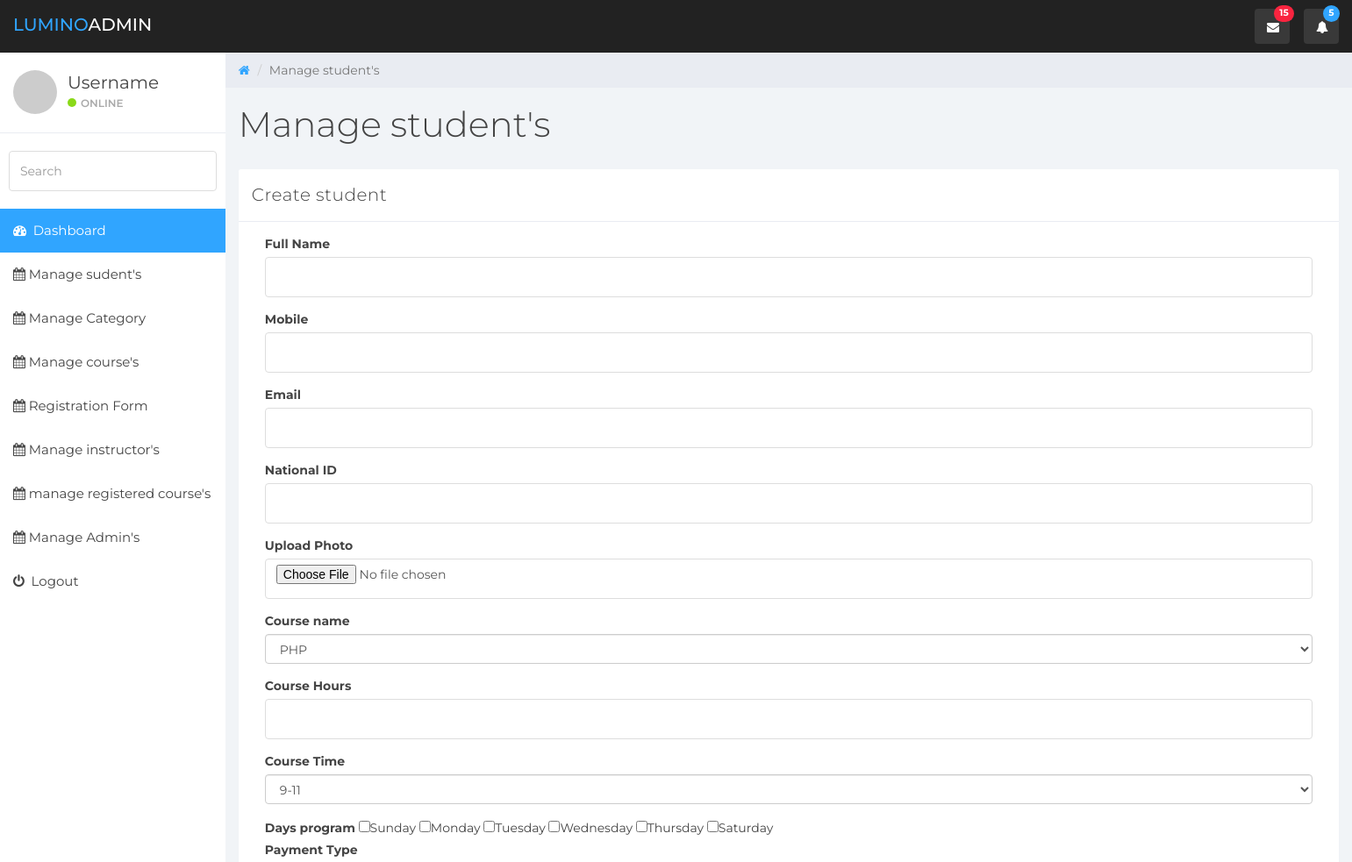
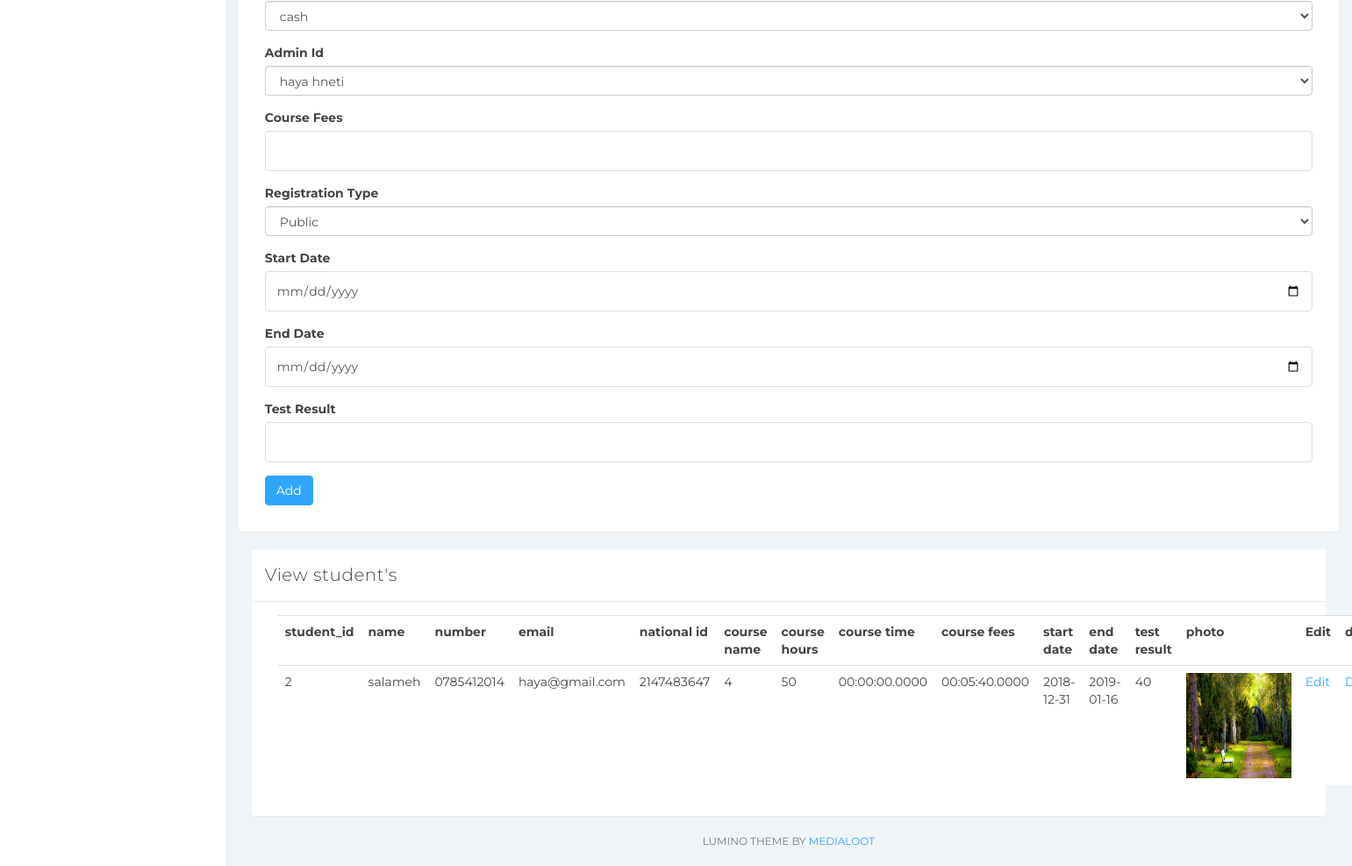
The page /admin/student.php (signed in) on the database its author committed (2 pictures, top to bottom).
### tables this page shows
CREATE TABLE `reg_student` (
  `student_id` int(50) NOT NULL,
  `student_name` varchar(30) NOT NULL,
  `phone` varchar(50) NOT NULL,
  `Email` varchar(50) NOT NULL,
  `national_id` int(20) NOT NULL,
  `photo` varchar(50) NOT NULL,
  `course_name` varchar(20) NOT NULL,
  `course_hours` varchar(20) NOT NULL,
  `course_time` time(4) NOT NULL,
  `course_fees` time(4) NOT NULL,
  `start_date` date NOT NULL,
  `end_date` date NOT NULL,
  `test_result` varchar(30) NOT NULL,
  `admin_id` int(3) NOT NULL
);

### admin/student.php (the view, shortened to what this page needs)
<?php
include_once '../includes/admin_header.php';
include_once '../includes/db_connection.php';
?>
<div class="col-sm-9 col-sm-offset-3 col-lg-10 col-lg-offset-2 main">
    <div class="row">
        <ol class="breadcrumb">
            <li><a href="#">
                    <em class="fa fa-home"></em>
                </a></li>
            <li class="active">Manage student's</li>
        </ol>
    </div>
    <div class="row">
        <div class="col-lg-12">
            <h1 class="page-header">Manage student's</h1>
        </div>
    </div>
    <div class="row">
        <div class="col-lg-12">
            <div class="panel panel-default">
                <div class="panel-heading">Create student</div>
                <div class="panel-body">
                    <div class="col-md-12">
                        <form action="" method="post" enctype="multipart/form-data"  role="form">
                            <div class="form-group">
                                <label>Full Name</label>
                                <input class="form-control" placeholder="" type="text" name="name">
                            </div>
                            <div class="form-group">
                                <label>Mobile</label>
                                <input type="text" class="form-control" name="number">
                            </div>
                            <div class="form-group">
                                <label>Email</label>
                                <input class="form-control" placeholder="" type="text" name="email">
                            </div>
                            <div class="form-group">
                                <label>National ID</label>
                                <input class="form-control" placeholder="" type="text" name="national_id">
                            </div>
                            <div class="form-group">
                                <label>Upload Photo</label>
                                <input class="form-control" placeholder="" type="file" name="photo">
                            </div>
                            <div class="form-group">
                                <label>Course name</label>
                                <select class="form-control" name="course_name">
                                    <?php
                                    $query = "select * from course";
                                    $result = mysqli_query($link, $query);
                                    while ($row = mysqli_fetch_assoc($result)) {
                                        echo "<option value='{$row['course_id']}'>{$row['course_name']}</option>";
                                    }
                                    ?>
                                </select>
                            </div>
                            <div class="form-group">
                                <label>Course Hours</label>
                                <input class="form-control" placeholder="" type="text" name="course_hours">
                            </div>
                            <div class="form-group">
                                <label>Course Time</label>
                                 <select class="form-control">
                                    <option>9-11</option>
                                </select>
                            </div>
                            <div class="form-group">
                                <label>Days program</label>
                                <input type="checkbox" name="days_program" value="sun">Sunday</input>
                                <input type="checkbox" name="days_program" value="mon">Monday</input>
                                <input type="checkbox" name="days_program" value=tue>Tuesday</input>
                                <input type="checkbox" name="days_program" value=tue>Wednesday</input>
                                <input type="checkbox" name="days_program" value=tue>Thursday</input>
                                <input type="checkbox" name="days_program" value=tue>Saturday</input>
                                <div class="form-group">
                                    <label>Payment Type</label>
                                    <select class="form-control" name="payment_type">
                                        <option>cash</option>
                                    </select>
                                </div>
                                <div class="form-group">
                                    <label>Admin Id</label>
                                    <select class="form-control" name="admin_id">
                                        <?php
                                        $query = "select * from admin";
                                        $result = mysqli_query($link, $query);
                                        while ($row = mysqli_fetch_assoc($result)) {
                                            echo "<option value='{$row['admin_id']}'>{$row['full_name']}</option>";
                                        }
                                        ?>
                                    </select>
                                </div>
                                <div class="form-group">
                                    <label>Course Fees</label>
                                    <input class="form-control" placeholder="" type="text" name="course_fees">
                                </div>
                                <div class="form-group">
                                    <label>Registration Type</label>
                                    <select class="form-control">
                                        <option>Public</option>
                                    </select>
                                </div>
                                <div class="form-group">
                                    <label>Start Date</label>
                                    <input class="form-control" placeholder="" type="date" name="start_date">
                                </div>
                                <div class="form-group">
                                    <label>End Date</label>
                                    <input class="form-control" placeholder="" type="date" name="end_date">
                                </div>
                                <div class="form-group">
                                    <label>Test Result</label>
                                    <input class="form-control" placeholder="" type="text" name="test_result">
                                </div>
                                <button type="submit" class="btn btn-primary" name="submit">Add</button>
                        </form>
                    </div>
                </div>
            </div>
        </div>
        <div class="col-lg-12">
            <div class="panel panel-default">
                <div class="panel-heading">View student's</div>
                <div class="panel-body">
                    <div class="col-md-12">
                        <table class="table table-hover">
                            <tr>
                                <th>student_id</th>
                                <th>name</th>
                                <th>number</th>
                                <th>email</th>
                                <th>national id</th>
                                <th>course name</th>
                                <th>course hours</th>
                                <th>course time</th>
                                <th>course fees</th>
                                <th>start date</th>
                                <th>end date</th>
                                <th>test result</th>
                                <th>photo</th>
                                <th>Edit</th>
                                <th>delete</th>
                            </tr>
                            <?php
                            $query = "select * from reg_student";
                            mysqli_set_charset($link, "utf8");
                            $result = mysqli_query($link, $query);
                            while ($row = mysqli_fetch_assoc($result)) {
                                echo "<tr>";
                                echo "<td>{$row['student_id']}</td>";
                                echo "<td>{$row['student_name']}</td>";
                                echo "<td>{$row['phone']}</td>";
                                echo "<td>{$row['Email']}</td>";
                                echo "<td>{$row['national_id']}</td>";
                                echo "<td>{$row['course_name']}</td>";
                                echo "<td>{$row['course_hours']}</td>";
                                echo "<td>{$row['course_time']}</td>";
                                echo "<td>{$row['course_fees']}</td>";
                                echo "<td>{$row['start_date']}</td>";
                                echo "<td>{$row['end_date']}</td>";
                                echo "<td>{$row['test_result']}</td>";
                                echo "<td><img src='../uploads/student/{$row['photo']}' width='120' height='120'/></td>";
                                echo "<td><a href='edit_student.php?student_id={$row['student_id']}'>Edit</a></td>";
                                echo "<td><a href='delete_regstudent.php?student_id={$row['student_id']}'>Delete</a></td>";
                                echo "</tr>";
                            }
                            ?>
                        </table>
                    </div>
                </div>
            </div>
        </div>
    </div>
    <div class="col-sm-12">
        <p class="back-link">Lumino Theme by <a href="https://www.medialoot.com">Medialoot</a></p>
    </div>
</div>
</body>
</html>

### admin/css/styles.css (style rules this page uses)
body { background: #f1f4f7; padding-top: 60px; font-size: 14px; color: #444444; font-family: "Montserrat", "Helvetica Neue", Helvetica, Arial, sans-serif; }
p { color: #777; }
a, a:hover, a:focus { color: #30a5ff; }
h1, h2, h3, h4, h5, h6 { color: #444444; }
h1 { font-weight: 300; font-size: 40px; }
input.form-control { border: 1px solid #ddd; box-shadow: none; height: 46px; }
.btn-primary, .btn-primary:hover, .btn-primary:focus, .btn-primary:active, .btn-primary.active, .open > .dropdown-toggle.btn-primary, .btn-primary.disabled, .btn-primary[disabled], fieldset[disabled] .btn-primary, .btn-primary.disabled:hover, .btn-primary[disabled]:hover, fieldset[disabled] .btn-primary:hover, .btn-primary.disabled:focus, .btn-primary[disabled]:focus, fieldset[disabled] .btn-primary:focus, .btn-primary.disabled:active, .btn-primary[disabled]:active, fieldset[disabled] .btn-primary:active, .btn-primary.disabled.active, .btn-primary[disabled].active, fieldset[disabled] .btn-primary.active { background-color: #30a5ff; border-color: #30a5ff; }
.panel { border: 0; }
.panel-heading { font-size: 20px; font-weight: 300; letter-spacing: 0.025em; height: 60px; line-height: 38px; }
.panel-default .panel-heading { background: #fff; border-bottom: 1px solid #e9ecf2; color: #444444; }
.breadcrumb { border-radius: 0; padding: 10px 15px 10px 15px; background: #e9ecf2; margin: 0; }
h1.page-header { margin-top: 20px; border-bottom: 0; }
.table { background: #fff; }
p.back-link { text-align: center; margin-bottom: 20px; font-size: 12px; text-transform: uppercase; }

### rows shown on the page
reg_student: student_id "2", student_name "salameh", phone "0785412014", Email "haya@gmail.com", national "2147483647", course_name "4", course_hours "50", course_time "00:00:00.0000", course_fees "00:05:40.0000", start_date "2018-12-31", end_date "2019-01-16", test_result "40", photo (picture)

### other values the page prints
form field course_name "PHP"
form field admin_id "haya hneti"
